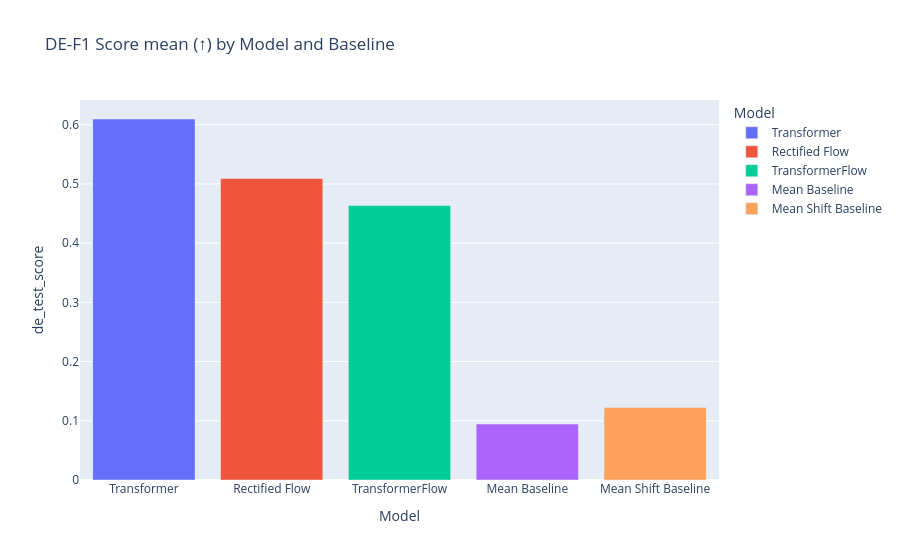
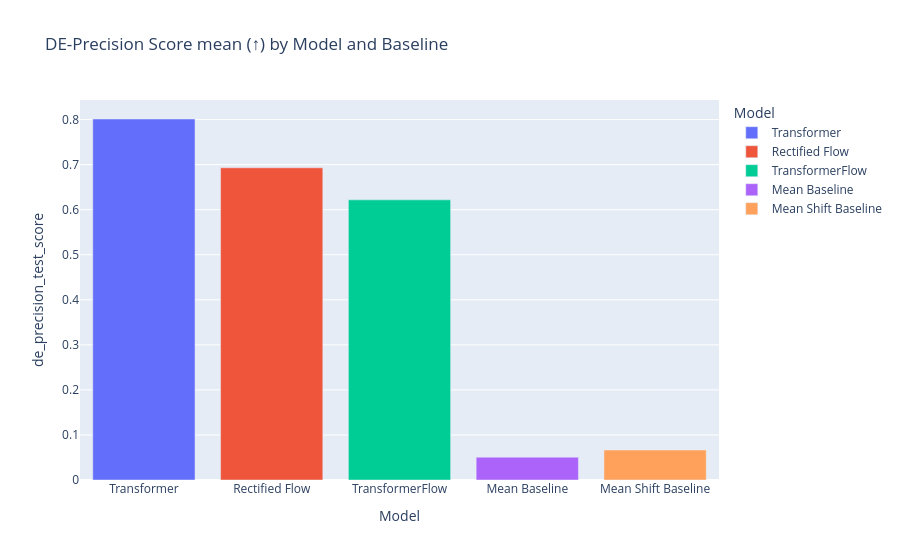

The notebook cell these images were saved under, in order:
### Code cell
# Bar Plot for DE-F1 Score with Baselines
metric_map = {
    "de_test_score": "DE-F1 Score",
    "de_precision_test_score": "DE-Precision Score",
    "de_recall_test_score": "DE-Recall Score",
    "energy_test_score": "Energy Score",
    "mse_test_loss": "MSE Loss"
}
for metric in ["de_test_score", "de_precision_test_score", "de_recall_test_score", "energy_test_score", "mse_test_loss"]:
    log_y = False
    if metric == "energy_test_score" or metric == "mse_test_loss":
        direction = "↓"
    else:
        direction = "↑"
    if metric != "energy_test_score":
        fig = px.bar(df_bar_des_baselines, x="Model", y=metric, color="Model", log_y=log_y, title=f"{metric_map[metric]} mean ({direction}) by Model and Baseline")
        fig.write_image(f"thesis_plots/results/seen/{metric}.png", scale=2)
        fig.show()
    else:
        import plotly.graph_objects as go
        from plotly.subplots import make_subplots

        categories = df_bar_des_baselines["Model"]
        values = df_bar_des_baselines[metric]
        color_sequence = px.colors.qualitative.Plotly
        # 2. Create stacked subplots (2 rows, 1 column)
        # row_heights=[top_half, bottom_half] allocates space for the break
        fig = make_subplots(rows=2, cols=1, shared_xaxes=True, vertical_spacing=0.15, row_heights=[0.4, 0.6])

        # 3. Add the data to BOTH subplots
        # fig.add_trace(go.Bar(x=categories, y=values, marker_color='#AB63FA', legendgroup="Model", showlegend=False), row=1, col=1)
        # fig.add_trace(go.Bar(x=categories, y=values, marker_color=['#636EFA', '#EF553B', '#00CC96', '#AB63FA', '#FFA15A'], legendgroup="Model", showlegend=False), row=2, col=1)

        model_colors = {m: color_sequence[i % len(color_sequence)] for i, m in enumerate(categories)}

        for model in categories:
            val = df_bar_des_baselines.loc[df_bar_des_baselines["Model"] == model, metric].values[0]
            fig.add_trace(
                go.Bar(x=[model], y=[val], name=model, marker_color=model_colors[model],
                    legendgroup=model, showlegend=False),
                row=1, col=1,
            )
            fig.add_trace(
                go.Bar(x=[model], y=[val], name=model, marker_color=model_colors[model],
                    legendgroup=model, showlegend=True),
                row=2, col=1,
            )

        # 4. Set the different Y-axis ranges (this creates the "cut-off" gap)
        # fig.update_yaxes(range=[3, 5], row=1, col=1) # Top plot: zoom in on the outlier peak
        # fig.update_yaxes(range=[0, 0.1], row=2, col=1)   # Bottom plot: zoom in on normal values
        fig.update_yaxes(range=[3, 5], nticks=3, showgrid=True, zeroline=True, row=1, col=1)
        fig.update_yaxes(range=[0, 0.1], nticks=3, showgrid=True, zeroline=True, row=2, col=1)
        fig.update_xaxes(showticklabels=False, row=1, col=1)

        # 5. Academic styling adjustments
        # direciton = "↓" if metric in ["energy_test_score", "mse_test_loss"] else "↑"
        # fig.update_layout(
        #     template='plotly',
        #     title_text=f"{metric_map[metric]} mean ({direction}) by Model and Baseline",
        #     # height=500,
        #     # width=600
        # )
        # # Add Legend
        # fig.update_layout(showlegend=True, )#legend=dict(title="Model", orientation="h", yanchor="top", y=0, xanchor="right", x=0))

        # Clean up axes so it looks like one cohesive chart
        # fig.update_xaxes(showticklabels=False, row=1, col=1) # Hide X-axis on the top plot

        # Optional: Add text on top of the broken gap to explicitly point out the break
        # fig.add_annotation(dict(x=0.5, y=0.82, xref="paper", yref="paper", text="// Axis Break //", showarrow=False, font=dict(size=12, color="gray")))

        fig.update_layout(
            title_text=f"{metric_map[metric]} mean ({direction}) by Model and Baseline",
            # height=500,
            # width=600,
            barmode="group",
            legend=dict(title="Model"),
        )

        fig.update_layout(
            legend=dict(title="Model", tracegroupgap=0)
        )

        fig.add_annotation(
            x=0.02, y=0.59, xref="paper", yref="paper",
            text="// Axis Break //", showarrow=False, font=dict(size=12, color="gray"),
        )

        fig.write_image(f"thesis_plots/results/seen/{metric}.png", scale=2)
        fig.show()

        # fig.show()

    # if metric == "energy_test_score":
    #     fig.update_yaxes(type="log", range=[-2.0 ,1.0])
    
# df_bar_des_baselines_melted = df_bar_des_baselines.iloc[:, :].melt(id_vars="Model", var_name="Metric", value_name="Score")
# fig = px.bar(df_bar_des_baselines_melted, x="Metric", y="Score", color="Model", barmode="group", title="Score mean (↑ for DE-F1, DE-Precision, DE-Recall; ↓ for Energy, MSE) by Model and Baseline")
# fig.show()

### Figure 1 — Plotly figure (JSON) as saved in the notebook; plotly's stock layout.template omitted (floating-point values rounded to 4 significant figures)
{"data": [{"hovertemplate": "Model=%{x}<br>de_test_score=%{y}<extra></extra>", "legendgroup": "Transformer", "marker": {"color": "#636efa", "pattern": {"shape": ""}}, "name": "Transformer", "orientation": "v", "showlegend": true, "textposition": "auto", "type": "bar", "x": ["Transformer"], "xaxis": "x", "y": [0.6097], "yaxis": "y"}, {"hovertemplate": "Model=%{x}<br>de_test_score=%{y}<extra></extra>", "legendgroup": "Rectified Flow", "marker": {"color": "#EF553B", "pattern": {"shape": ""}}, "name": "Rectified Flow", "orientation": "v", "showlegend": true, "textposition": "auto", "type": "bar", "x": ["Rectified Flow"], "xaxis": "x", "y": [0.5091], "yaxis": "y"}, {"hovertemplate": "Model=%{x}<br>de_test_score=%{y}<extra></extra>", "legendgroup": "TransformerFlow", "marker": {"color": "#00cc96", "pattern": {"shape": ""}}, "name": "TransformerFlow", "orientation": "v", "showlegend": true, "textposition": "auto", "type": "bar", "x": ["TransformerFlow"], "xaxis": "x", "y": [0.4634], "yaxis": "y"}, {"hovertemplate": "Model=%{x}<br>de_test_score=%{y}<extra></extra>", "legendgroup": "Mean Baseline", "marker": {"color": "#ab63fa", "pattern": {"shape": ""}}, "name": "Mean Baseline", "orientation": "v", "showlegend": true, "textposition": "auto", "type": "bar", "x": ["Mean Baseline"], "xaxis": "x", "y": [0.0945], "yaxis": "y"}, {"hovertemplate": "Model=%{x}<br>de_test_score=%{y}<extra></extra>", "legendgroup": "Mean Shift Baseline", "marker": {"color": "#FFA15A", "pattern": {"shape": ""}}, "name": "Mean Shift Baseline", "orientation": "v", "showlegend": true, "textposition": "auto", "type": "bar", "x": ["Mean Shift Baseline"], "xaxis": "x", "y": [0.1226], "yaxis": "y"}], "layout": {"barmode": "relative", "legend": {"title": {"text": "Model"}, "tracegroupgap": 0}, "title": {"text": "DE-F1 Score mean (↑) by Model and Baseline"}, "xaxis": {"anchor": "y", "categoryarray": ["Transformer", "Rectified Flow", "TransformerFlow", "Mean Baseline", "Mean Shift Baseline"], "categoryorder": "array", "domain": [0, 1], "title": {"text": "Model"}}, "yaxis": {"anchor": "x", "domain": [0, 1], "title": {"text": "de_test_score"}}}}

### Figure 2 — Plotly figure (JSON) as saved in the notebook; plotly's stock layout.template omitted (floating-point values rounded to 4 significant figures)
{"data": [{"hovertemplate": "Model=%{x}<br>de_precision_test_score=%{y}<extra></extra>", "legendgroup": "Transformer", "marker": {"color": "#636efa", "pattern": {"shape": ""}}, "name": "Transformer", "orientation": "v", "showlegend": true, "textposition": "auto", "type": "bar", "x": ["Transformer"], "xaxis": "x", "y": [0.8013], "yaxis": "y"}, {"hovertemplate": "Model=%{x}<br>de_precision_test_score=%{y}<extra></extra>", "legendgroup": "Rectified Flow", "marker": {"color": "#EF553B", "pattern": {"shape": ""}}, "name": "Rectified Flow", "orientation": "v", "showlegend": true, "textposition": "auto", "type": "bar", "x": ["Rectified Flow"], "xaxis": "x", "y": [0.693], "yaxis": "y"}, {"hovertemplate": "Model=%{x}<br>de_precision_test_score=%{y}<extra></extra>", "legendgroup": "TransformerFlow", "marker": {"color": "#00cc96", "pattern": {"shape": ""}}, "name": "TransformerFlow", "orientation": "v", "showlegend": true, "textposition": "auto", "type": "bar", "x": ["TransformerFlow"], "xaxis": "x", "y": [0.6218], "yaxis": "y"}, {"hovertemplate": "Model=%{x}<br>de_precision_test_score=%{y}<extra></extra>", "legendgroup": "Mean Baseline", "marker": {"color": "#ab63fa", "pattern": {"shape": ""}}, "name": "Mean Baseline", "orientation": "v", "showlegend": true, "textposition": "auto", "type": "bar", "x": ["Mean Baseline"], "xaxis": "x", "y": [0.0507], "yaxis": "y"}, {"hovertemplate": "Model=%{x}<br>de_precision_test_score=%{y}<extra></extra>", "legendgroup": "Mean Shift Baseline", "marker": {"color": "#FFA15A", "pattern": {"shape": ""}}, "name": "Mean Shift Baseline", "orientation": "v", "showlegend": true, "textposition": "auto", "type": "bar", "x": ["Mean Shift Baseline"], "xaxis": "x", "y": [0.0666], "yaxis": "y"}], "layout": {"barmode": "relative", "legend": {"title": {"text": "Model"}, "tracegroupgap": 0}, "title": {"text": "DE-Precision Score mean (↑) by Model and Baseline"}, "xaxis": {"anchor": "y", "categoryarray": ["Transformer", "Rectified Flow", "TransformerFlow", "Mean Baseline", "Mean Shift Baseline"], "categoryorder": "array", "domain": [0, 1], "title": {"text": "Model"}}, "yaxis": {"anchor": "x", "domain": [0, 1], "title": {"text": "de_precision_test_score"}}}}
